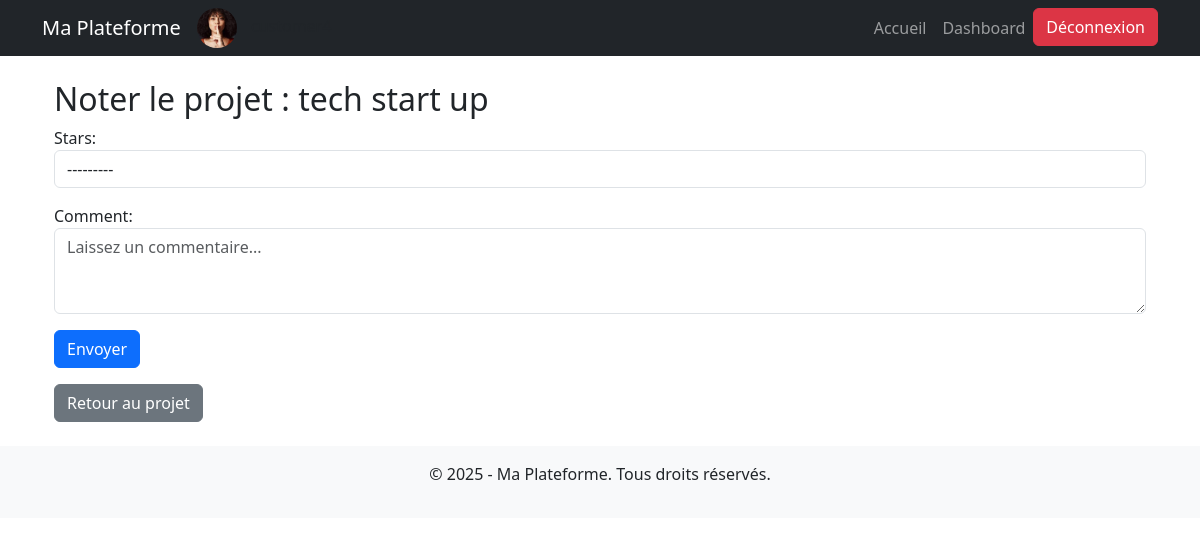
Page /projects/2/rate (signed in) on the earlier database version.
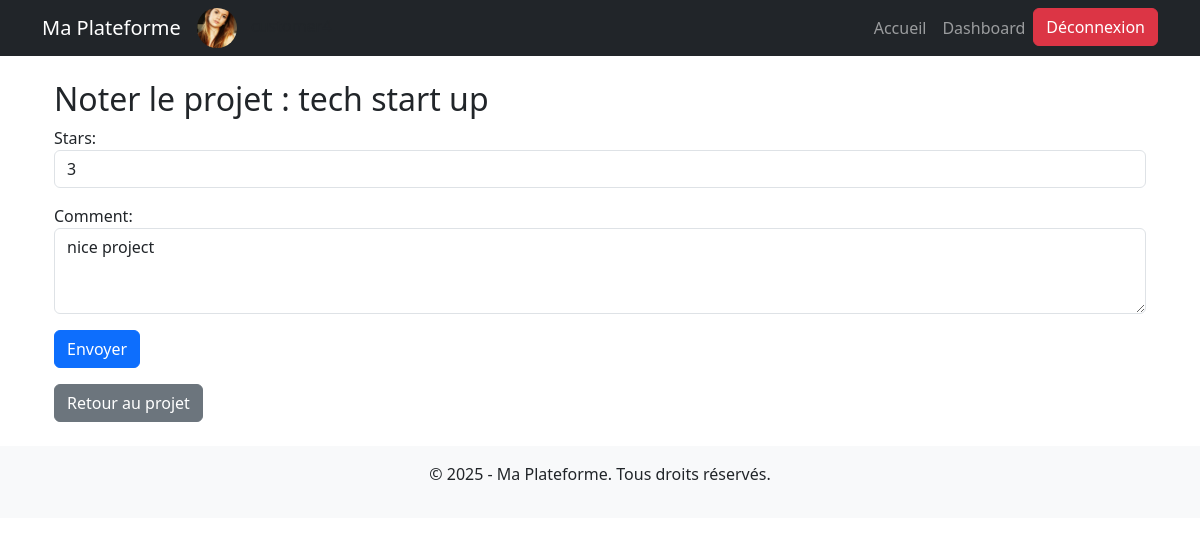
Same page on the later database version.
### core/models.py (models this page shows, shortened)
class User(AbstractUser):
    ROLE_CHOICES = [
        ('entrepreneur', 'Entrepreneur'),
        ('investisseur', 'Investisseur'),
    ]
    role = models.CharField(max_length=20, choices=ROLE_CHOICES, blank=True, null=True)
    profile_picture = models.ImageField(upload_to='profile_pictures/', blank=True, null=True)
    phone_number = models.CharField(max_length=15, unique=True, blank=True, null=True)
    email = models.EmailField(unique=True)
    kyc_validated = models.BooleanField(default=False)  # Validation KYC
    kyc_document = models.ImageField(upload_to='kyc_documents/', blank=True, null=True)  # Upload de la carte d'identité
    REQUIRED_FIELDS = ['email']  # Supprimé 'role' et 'phone_number' pour les superutilisateurs
    def is_entrepreneur(self):
        return self.role == "entrepreneur"

class Rating(models.Model):
    project = models.ForeignKey(Project, on_delete=models.CASCADE, related_name='ratings')
    user = models.ForeignKey(User, on_delete=models.CASCADE)
    stars = models.IntegerField(choices=[(i, i) for i in range(1, 6)], null=True, blank=True)
    comment = models.TextField(null=True, blank=True)
    liked = models.BooleanField(default=False)
    created_at = models.DateTimeField(auto_now_add=True)
    class Meta:
        unique_together = ('project', 'user')
        ordering = ['-created_at']  # Les avis les plus récents en premier
    class Meta:
        unique_together = ('project', 'user')  # Un utilisateur ne peut donner qu'une note par projet

### core/views.py (the view)
    def wrapper(request, *args, **kwargs):
        if not request.user.kyc_validated:
            return redirect("kyc_pending")
        return view_func(request, *args, **kwargs)

### core/forms.py
class RatingForm(forms.ModelForm):
    class Meta:
        model = Rating
        fields = ['stars', 'comment']
        widgets = {
            'stars': forms.Select(choices=[(i, f"{i} ⭐") for i in range(1, 6)], attrs={'class': 'form-control'}),
            'comment': forms.Textarea(attrs={'class': 'form-control', 'rows': 3, 'placeholder': 'Laissez un commentaire...'}),
        }

### core/views.py (called while the page is built)
def kyc_required(view_func):
    def wrapper(request, *args, **kwargs):
        if not request.user.kyc_validated:
            return redirect("kyc_pending")
        return view_func(request, *args, **kwargs)
    return wrapper

### core/templates/rate_project.html (shortened to what this page needs)
{% extends 'base.html' %}
{% block content %}
<div class="container">
    <h2>Noter le projet : {{ project.name }}</h2>
    <form method="post">
        {{ form.as_p }}
        <button type="submit" class="btn btn-primary">Envoyer</button>
    </form>
    <a href="{% url 'project_detail' project.id %}" class="btn btn-secondary mt-3">Retour au projet</a>
</div>
{% endblock %}

### core/templates/base.html (shortened to what this page needs)
<!DOCTYPE html>
<html lang="fr">
<head>
    <link rel="stylesheet" href="https://cdn.jsdelivr.net/npm/bootstrap@5.3.0/dist/css/bootstrap.min.css">
</head>
<body>
    <nav class="navbar navbar-expand-lg navbar-dark bg-dark">
        <div class="container">
            <a class="navbar-brand" href="{% url 'home' %}">Ma Plateforme</a>
            {% if user.is_authenticated %}
            <div class="navbar-profile">
                {% if user.profile_picture %}
                <img src="{{ user.profile_picture.url }}" alt="Profil" class="navbar-avatar">
                {% else %}
                <img src="/media/images/Default-Profile-Picture-Download-PNG-Image.png" alt="Profil" class="navbar-avatar">
                {% endif %}
                <span>{{ user.username }}</span>
            </div>
            {% endif %}
            <div class="collapse navbar-collapse" id="navbarNav">
                <ul class="navbar-nav ms-auto">
                    <li class="nav-item">
                        <a class="nav-link" href="{% url 'home' %}">Accueil</a>
                    </li>
                    <li class="nav-item">
                        {% if user.is_entrepreneur %}
                            <a class="nav-link" href="{% url 'entrepreneur_dashboard' %}">Dashboard</a>
                        {% elif user.is_investisseur %}
                            <a class="nav-link" href="{% url 'investor_dashboard' %}">Dashboard</a>
                        {% else %}
                            <a class="nav-link" href="{% url 'admin:index' %}">Admin</a>
                        {% endif %}
                    </li>
                    <li>
                        <form action="{% url 'logout' %}" method="post">
                            <button type="submit" class="btn btn-danger">Déconnexion</button>
                        </form>
                    </li>
                </ul>
            </div>
        </div>
    </nav>
    <div class="container mt-4">
        {% block content %}{% endblock %}
    </div>
    <footer class="text-center mt-4 py-3 bg-light">
        <p>&copy; 2025 - Ma Plateforme. Tous droits réservés.</p>
    </footer>
</body>
</html>

Differences in the rows shown:
changed User: profile_picture: a different picture
added Rating: stars "3", comment "nice project"
Other differences:
form field stars: "---------" → (not shown)
